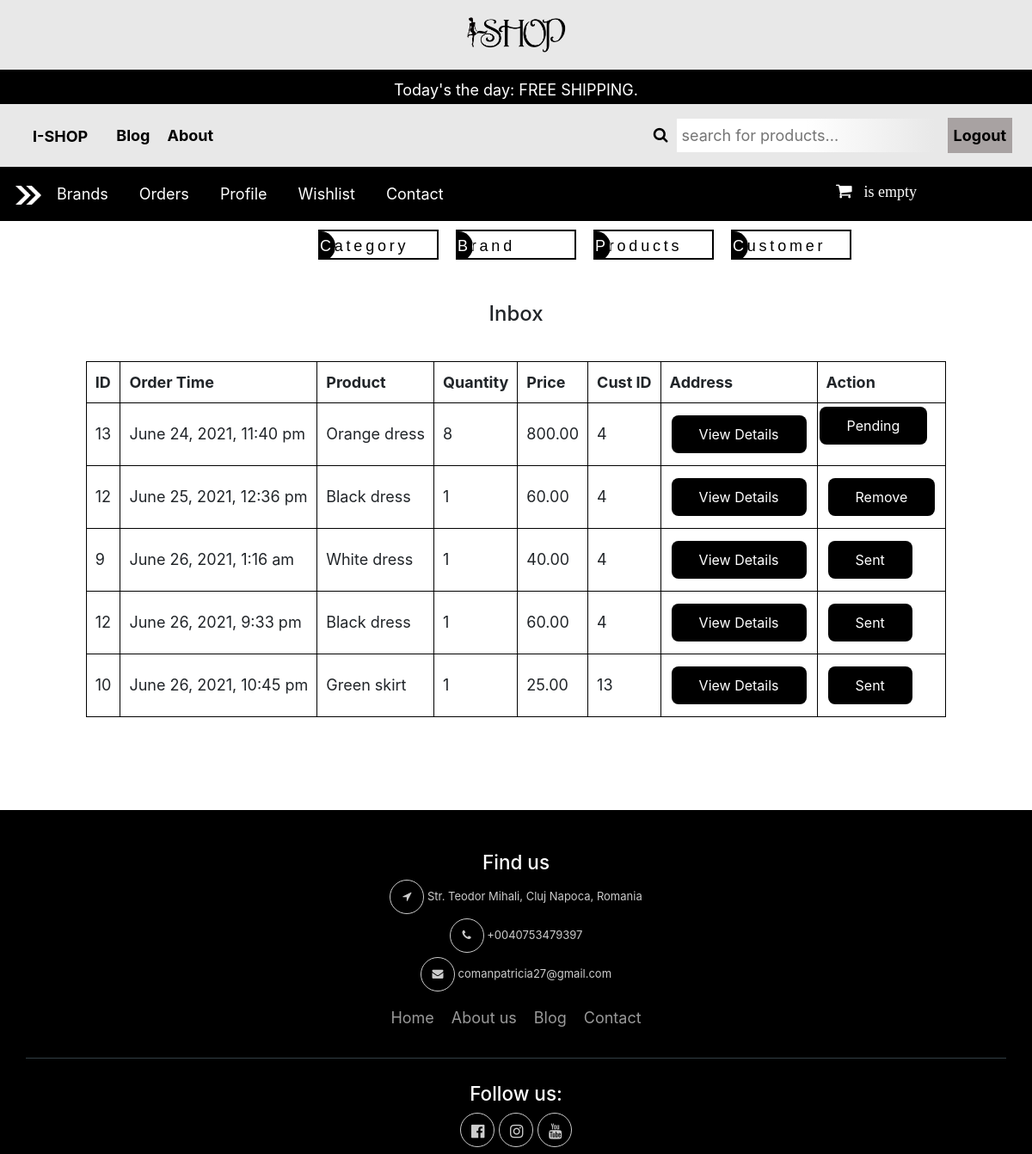
/admin_inbox.php (signed in), run on the app's committed database.
### tables this page shows
CREATE TABLE IF NOT EXISTS `tbl_order` (
  `orderId` int(11) NOT NULL AUTO_INCREMENT,
  `cmrId` int(11) NOT NULL,
  `productId` int(11) NOT NULL,
  `productName` varchar(255) NOT NULL,
  `quantity` int(11) NOT NULL,
  `price` float(10,2) NOT NULL,
  `image` varchar(255) NOT NULL,
  `date` timestamp NOT NULL DEFAULT CURRENT_TIMESTAMP,
  `status` int(11) NOT NULL DEFAULT '0',
  PRIMARY KEY (`orderId`)
);

### lib/Session.php (called while the page is built, shortened)
<?php
class Session {
    public static function get($key) {
        if (isset($_SESSION[$key])) {
            return $_SESSION[$key];
        } else {
            return false;
        }
    }
}
?>

### classes/Cart.php (called while the page is built, shortened)
<?php
$filepath = realpath(dirname(__FILE__));
    include_once ($filepath . '/../lib/Database.php');
    include_once ($filepath . '/../helpers/Format.php');
?>
<?php
class Cart{
    private $db;
    public function __construct() {
        $this->db = new Database();
    }
    public function checkCartTable(){
        $sId    = session_id();
        $query  = "SELECT * FROM tbl_cart WHERE sId = '$sId'";
        $result = $this->db->select($query);
        return $result;
    }
    public function checkOrder($customerid){
         $query  = "SELECT * FROM tbl_order WHERE cmrId = '$customerid'";
         $result = $this->db->select($query);
         return $result;
    }
    public function getAllOrderProduct(){
         $query  = "SELECT * FROM tbl_order";
         $result = $this->db->select($query);
         return $result;
    }
}

### lib/Database.php (called while the page is built, shortened)
<?php
Class Database {
    public $host = DB_HOST;
    public $user = DB_USER;
    public $pass = DB_PASS;
    public $dbname = DB_NAME;
    public $link;
    private function connectDB() {
        $this->link = new mysqli($this->host, $this->user, $this->pass, $this->dbname);
    }
    public function select($query) {
        $result = $this->link->query($query) or die($this->link->error . __LINE__);
        if ($result->num_rows>0) {
            return $result;
        } else {
            return false;
        }
    }
}
?>

### classes/Product.php (called while the page is built, shortened)
<?php
    $filepath = realpath(dirname(__FILE__));
    include_once ($filepath.'/../lib/Database.php');
    include_once ($filepath.'/../helpers/Format.php');
?>
<?php
class Product {
    private $db;
    public function __construct() {
        $this->db = new Database();
    }
       public function getWlistData($customerid){
        $query  = "SELECT * FROM tbl_wlist WHERE cmrId='$customerid' ORDER BY wlistId DESC";
        $result = $this->db->select($query);
        return $result;
       }
 }

### helpers/Format.php (called while the page is built, shortened)
<?php
class Format {
    public function formatDate($date) {
        return date('F j, Y, g:i a', strtotime($date));
    }
}
?>

### admin_inbox.php (the view, shortened to what this page needs)
<?php include 'admin_menu.php';?>
<?php
$filepath = realpath(dirname(__FILE__));
include_once ($filepath . '/classes/Cart.php');
include_once ($filepath. '/helpers/Format.php');
?>
<?php
$crt = new Cart();
$fm = new Format();
?>
<html>
<head>
    <link rel="stylesheet" href="admin_style.css">
</head>
<body><br><br>
    <center>
        <h2>Inbox</h2>
        <div class="">
            <table>
                <thead>
                    <tr>
                        <th >ID</th>
                        <th>Order Time</th>
                        <th>Product</th>
                        <th>Quantity</th>
                        <th>Price</th>
                        <th>Cust ID</th>
                        <th>Address</th>
                        <th>Action</th>
                    </tr>
                </thead>
                <tbody>
                    <?php
                        $getOrder = $crt->getAllOrderProduct();
                        if($getOrder){
                            while($result = $getOrder->fetch_assoc()){
                    ?>
                    <tr class="">
                        <td ><?php echo $result['productId']?></td>
                        <td><?php echo $fm->formatDate($result['date'])?></td>
                        <td><?php echo $result['productName']?></td>
                        <td><?php echo $result['quantity']?></td>
                        <td><?php echo $result['price']?></td>
                        <td><?php echo $result['cmrId']?></td>
                        <td><a class="button" href="customer.php?custId=<?php echo $result['cmrId'];?>">View Details</a></td>
                    <?php
                        if($result['status']==0){?>
                            <td><a class="button" href="?shiftId=<?php echo $result['orderId'];?>">Sent</a></td>
                                <?php }elseif($result['status']==1){?>
                            <td class="button">Pending</td>
                                <?php } else { ?>
                            <td><a class="button" href="?delProId=<?php echo $result['orderId'];?>">Remove</a></td>
                                <?php }?>
                    </tr>
                <?php } }?>
            </tbody>
        </table>
       </div><br><br>
</body>
</html>
<?php include 'inc/footer.php' ?>

### inc/header.php (shortened to what this page needs)
<?php
$filepath = realpath(dirname(__FILE__));
include_once ($filepath . '/../lib/Session.php');
include_once($filepath . '/../lib/Database.php');
include_once($filepath . '/../helpers/Format.php');
$ct  = new Cart();
$pd  = new Product();
?>
<!DOCTYPE HTML>
<head>
    <link rel="stylesheet" href="https://cdnjs.cloudflare.com/ajax/libs/twitter-bootstrap/4.1.3/css/bootstrap.min.css">
    <link rel="stylesheet" href="https://stackpath.bootstrapcdn.com/font-awesome/4.7.0/css/font-awesome.min.css">
</head>
<body id="main">
    <center>
        <div class="header_to">
            <div class="logo" style="width:10%">
                <img src="images/shopp.png" alt="Logo is not available right now" width="100%">
            </div>
        </div>
        <div class="wrap">
            <div class="move">
                <div class="slide">
                    <div>Today's the day: FREE SHIPPING.</div>
                </div>
            </div>
        </div>
    </center>
    <div>
        <div class="header_top">
            <nav class="navbar navbar-expand-md navigation-clean-search">
                <div class="container"><a class="navbar-brand" href="index.php" style="color:black"><b>I-SHOP</a>
                    <div class="collapse navbar-collapse" id="navcol-1">
                        <div class="nav navbar-nav" style="text-decoration:none;">
                            <div ><a href="blog.php" style="padding:15px; color:black; text-decoration:none">Blog</a></div>
                            <div ><a href="despre.php" style="padding:5px; color:black; text-decoration:none">About</b></a></div>
                        </div>
                    </div>
                    <i class="fa fa-search" id="search" style="color: black"> </i>
                    <form class="form-inline mr-auto" id="form" action="search.php" method="post" target="_self">
                        <div class="form-group">
                            <input type="text" name="product_search" placeholder="search for products..." style="padding:6px; background:white; border:none; text-value:black; width:300px; background-image: linear-gradient(to right, white,white, #e8e8e8)" minlength="3">
                        </div>
                    </form>
                    </div>
                <?php
                    $login = Session::get("customerlogin");
                    if($login==FALSE)
                {?>
                    <a href="login.php" style="padding:7px; color: black; background:#a8a2a2"><b>Login here</b></a>
                <?php }else{
                ?>
                    <a href="?cId=<?php Session::get("customerId");?>" style="padding:7px; border:none; color: black; background:#a8a2a2"><b>Logout</b></a>
                <?php } ?>
            </nav>
        </div>
        <nav class="navbar navbar-expand-sm" style="background-color: black">
            <div class="collapse navbar-collapse" id="navbarTogglerDemo02">
                <span onclick="openNav()">
                    <img src="images/arrow1.png" style=" width:30px; margin: 0 10 0 10px">
                </span>
                <a class="nav-item nav-link text-white" href="topbrands.php">Brands</a>
                <?php
                    $customerid = Session::get("customerId");
                    $checkOrder = $ct->checkOrder($customerid);
                    if($checkOrder){
                ?>
                        <a class="nav-item nav-link text-white" href="orderdetails.php">Orders</a>
                <?php }?>
                <?php
                    $login = Session::get("customerId");
                    if($login==TRUE){
                ?>
                        <a class="nav-item nav-link text-white" href="profile.php">Profile</a>
                <?php } ?>
                <?php
                    $customerid = Session::get("customerId");
                    $checkWlist = $pd->getWlistData($customerid);
                    if($checkWlist){
                ?>
                    <a class="nav-item nav-link text-white" href="wishlist.php">Wishlist</a>
                <?php }?>
                <a class="nav-item nav-link text-white" href="contact.php">Contact</a>
            </div>
            <div class="header_top_right" style="display:inline">
                <div style="width:210px; margin: 0 0 5px 0; color: black;" >
                    <div class="fa fa-shopping-cart" style="color: white; font-size:20px;">
                        <a href="cart.php" title="View my shopping cart">
                            <span class="cart_title" style="color: white; padding:9px">
                                <span class="no_product" >
                                    <?php
                                        $getdata = $ct->checkCartTable();
                                        if($getdata){
                                            $sum = SESSION::get("sum");
                                            $qty = SESSION::get("qty");
                                            echo  $sum.'€' . ' | ' . $qty . " item/s";
                                        }else{
                                            echo 'is empty';
                                        }?>
                                    </span>
                                </span>
                            </a>
                        </div>
                    </div>
                </div>
        </nav>
    </div>
</body>

### admin_menu.php (shortened to what this page needs)
<?php
include 'inc/header.php';
?>
           <div class="bar">
                <div class="ul">
				    <a href="admin_category.php" class="li"><span>Category</span></a>
                    <a href="admin_brands.php" class="li"><span>Brand</span></a>
                    <a href="admin_brands.php"class="li"><span>Products</span></a>
                    <a href="admin_brands.php" class="li"><span>Customer</span></a>
                </div>
            </div>

### inc/footer.php (shortened to what this page needs)
<html>
</body>
    <br><br>
    <center>
        <footer class="footer1" id="footer"><br>
        <div class="wrapper">
            <div class="container bottom_border">
                <div class="row">
                    <div class=" col-sm-4 col-md col-sm-4  col-12 col">
                        <h5 class="col_white pt">Find us</h5>
                        <p><i class="fa fa-location-arrow"></i> Str. Teodor Mihali, Cluj Napoca, Romania </p>
                        <p><i class="fa fa-phone"></i>  +0040753479397 </p>
                        <p><i class="fa fa fa-envelope"></i> comanpatricia27@gmail.com  </p>
                    </div>
                    <div class="container" >
                        <ul class="footer1_bottom_ul">
                            <li><a href="index.php">Home</a></li>
                            <li><a href="despre.php">About us</a></li>
                            <li><a href="blog.php">Blog</a></li>
                            <li><a href="contact.php">Contact</a></li>
                        </ul>
                    </div>
                </div>
            </div>
            <div> <br>
                <h5>Follow us:</h5>
            <div style="social_footer1_ul">
                <a href="https://www.facebook.com/coman.patricia"><i class="fa fa-facebook-official"></i></a>
                <a href="https://www.instagram.com/coman.patricia/"><i class="fa fa-instagram"></i></a>
                <a href="https://www.youtube.com/channel/UCfl0ENLhFA-v9-PI_DbS1eQ?view_as=subscriber"><i class="fa fa-youtube"></i></a>
            </div>
        </footer>
</body>
</html>
</html>

### admin_style.css (style rules this page uses)
input[type=text] { transition: width 0.4s ease-in-out; }
.button { background-color: black; border: none; color: white; padding: 10px 32px; text-align: center; text-decoration: none; display: inline-block; font-size: 16px; margin: 4px 2px; transition-duration: 0.4s; cursor: pointer; border-radius: 8px; }
* { font-size: 18px; }
h2 { font-size: 24px; margin:40px }

### inc/header.php (style rules this page uses)
.header_to { background: #e8e8e8; padding: 20px; }
.header_top { background: #e8e8e8; padding: 5px; }
main, body { background: white; }
#search { padding:10px; border: 1px black }
#main { transition: margin-left .5s; }
.wrap { width:100%; height: 40px; background: black; color: white; overflow: hidden; }
.move { display: flex; position: relative; right: 0; top: 0; }
.slide { width: 100%; flex-shrink: 0; padding: 10px; }
.move { animation: slideh linear 30s infinite; }

### admin_menu.php (style rules this page uses)
.bar .ul { padding: 0; margin-left:30%; }
.bar .ul .li { font-size: 21px; font-family: sans-serif; background-color: white; border: 2px solid black; letter-spacing: 0.18em; width: 140px; height: 35px; line-height: 1.5em; position: relative; overflow: hidden; margin: 10px; cursor: pointer; float:left; text-decoration: none; }
.bar .ul .li span { color: white; mix-blend-mode: difference; }
.bar .ul .li:before { content: ''; position: absolute; width: 1.6em; height: inherit; background-color: black; border-radius: 50%; top: 0; left: -0.75em; transition: 0.5s ease-out; }

### admin_inbox.php (style rules this page uses)
table, thead, tbody, td, th, tr { border:1px solid black; padding:10px }

### inc/footer.php (style rules this page uses)
.footer1 { position: relative; left: 0; right: 0; bottom: 0; width: 100%; height: 360px; background-color: black; color: white; text-align: center; margin: 0 auto; }
.footer1 i { color:#CCC; border:1.5px solid #CCC; padding:12px; border-radius:50%; width:40px; height:40px; text-align:center; }
.pt { padding-top:20px; margin-bottom:7px ; }
.footer1 p { font-size:13px; color:#CCC; padding-bottom:0px; margin-bottom:5px; }
.bottom_border { border-bottom:1px solid #323f45; padding-bottom:15px; }
.footer1_bottom_ul { list-style-type:none; padding:0px; display:table; margin-top: 12px; margin-right: auto; margin-bottom: px; margin-left: auto; }
.footer1_bottom_ul li { display:inline; }
.footer1_bottom_ul li a { color:#999; margin:0 10px; }
#footer { position: relative; left: 0; right: 0; bottom: 0; width: 100%; height: 400px; background-color: black; color: white; text-align: center; margin: 0 auto; }

### data on the page
tbl_order: productId "13", date "June 24, 2021, 11:40 pm", productName "Orange dress", quantity "8", price "800.00", cmrId "4", status "Pending"
tbl_order: productId "12", date "June 25, 2021, 12:36 pm", productName "Black dress", quantity "1", price "60.00", cmrId "4"
tbl_order: productId "9", date "June 26, 2021, 1:16 am", productName "White dress", quantity "1", price "40.00", cmrId "4"
tbl_order: productId "12", date "June 26, 2021, 9:33 pm", productName "Black dress", quantity "1", price "60.00", cmrId "4"
tbl_order: productId "10", date "June 26, 2021, 10:45 pm", productName "Green skirt", quantity "1", price "25.00", cmrId "13"
